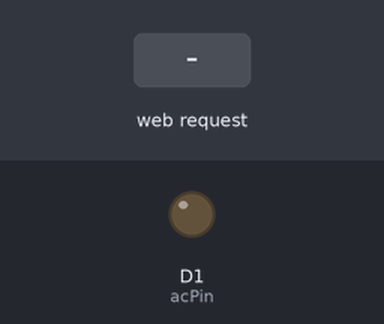
This sketch was run on a simulated ESP8266 (NodeMCU). Shown: output pins drawn as LEDs (lit = HIGH). Inputs (shaded band) come from the test bench. WiFi joins after 1.5 s; servers stay silent unless stated; what the sketch prints to the serial monitor is not drawn.

Above: at 2.7 s.
2.8 s: HTTP request GET /on received
At 4.0 s:
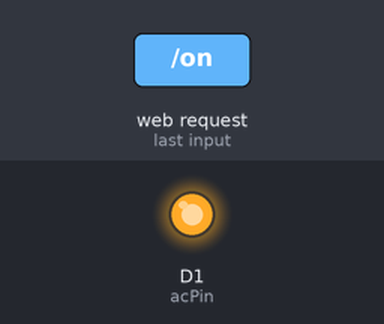
4.3 s: HTTP request GET /off received
At 5.3 s:
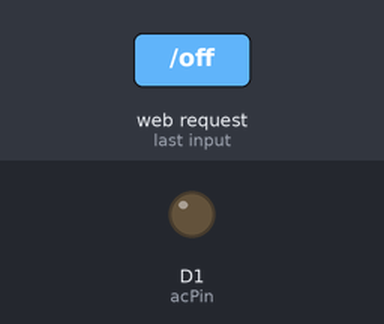
Timing chart, 0 to 7.3 s (numbered marks = the images above; inputs shaded):
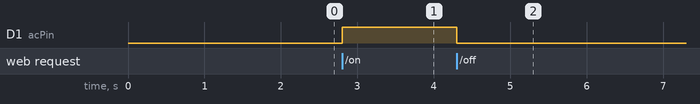

Measured:
- after the input at 2.8 s, D1 (acPin): LOW → HIGH at once
- after the input at 4.3 s, D1 (acPin): HIGH → LOW at once

The sketch:

smart_ac_controller.ino
```cpp
#include <ESP8266WiFi.h>
#include <ESP8266WebServer.h>

const char* ssid = "NAMA_WIFI";
const char* password = "PASSWORD_WIFI";

ESP8266WebServer server(80);

int acPin = D1;

void handleRoot() {
  server.send(200, "text/html", "<h1>Kontrol AC</h1><p><a href='/on'>Nyalakan</a> | <a href='/off'>Matikan</a></p>");
}

void handleOn() {
  digitalWrite(acPin, HIGH);
  server.send(200, "text/html", "<p>AC Dinyalakan!</p><a href='/'>Kembali</a>");
}

void handleOff() {
  digitalWrite(acPin, LOW);
  server.send(200, "text/html", "<p>AC Dimatikan!</p><a href='/'>Kembali</a>");
}

void setup() {
  Serial.begin(115200);
  pinMode(acPin, OUTPUT);
  digitalWrite(acPin, LOW);

  WiFi.begin(ssid, password);
  Serial.print("Menghubungkan ke WiFi");

  while (WiFi.status() != WL_CONNECTED) {
    delay(500);
    Serial.print(".");
  }

  Serial.println("");
  Serial.print("Tersambung! Alamat IP: ");
  Serial.println(WiFi.localIP());

  server.on("/", handleRoot);
  server.on("/on", handleOn);
  server.on("/off", handleOff);
  server.begin();
  Serial.println("Server web dimulai");
}

void loop() {
  server.handleClient();
}
```
